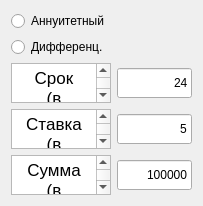
   <widget class="QWidget" name="gridLayoutWidget_3">
    <property name="geometry">
     <rect>
      <x>10</x>
      <y>530</y>
      <width>195</width>
      <height>191</height>
     </rect>
    </property>
    <layout class="QGridLayout" name="gridLayout_3">
     <item row="4" column="0">
      <widget class="QTextBrowser" name="textBrowser_8">
       <property name="sizePolicy">
        <sizepolicy hsizetype="Minimum" vsizetype="Minimum">
         <horstretch>0</horstretch>
         <verstretch>0</verstretch>
        </sizepolicy>
       </property>
       <property name="minimumSize">
        <size>
         <width>100</width>
         <height>40</height>
        </size>
       </property>
       <property name="maximumSize">
        <size>
         <width>100</width>
         <height>40</height>
        </size>
       </property>
       <property name="layoutDirection">
        <enum>Qt::LeftToRight</enum>
       </property>
       <property name="html">
        <string>&lt;!DOCTYPE HTML PUBLIC &quot;-//W3C//DTD HTML 4.0//EN&quot; &quot;http://www.w3.org/TR/REC-html40/strict.dtd&quot;&gt;
&lt;html&gt;&lt;head&gt;&lt;meta name=&quot;qrichtext&quot; content=&quot;1&quot; /&gt;&lt;meta charset=&quot;utf-8&quot; /&gt;&lt;style type=&quot;text/css&quot;&gt;
p, li { white-space: pre-wrap; }
hr { height: 1px; border-width: 0; }
li.unchecked::marker { content: &quot;\2610&quot;; }
li.checked::marker { content: &quot;\2612&quot;; }
&lt;/style&gt;&lt;/head&gt;&lt;body style=&quot; font-family:'.AppleSystemUIFont'; font-size:13pt; font-weight:400; font-style:normal;&quot;&gt;
&lt;p align=&quot;center&quot; style=&quot; margin-top:0px; margin-bottom:0px; margin-left:0px; margin-right:0px; -qt-block-indent:0; text-indent:0px;&quot;&gt;Сумма&lt;/p&gt;
&lt;p align=&quot;center&quot; style=&quot; margin-top:0px; margin-bottom:0px; margin-left:0px; margin-right:0px; -qt-block-indent:0; text-indent:0px;&quot;&gt;(в рублях)&lt;/p&gt;&lt;/body&gt;&lt;/html&gt;</string>
       </property>
      </widget>
     </item>
     <item row="3" column="0">
      <widget class="QTextBrowser" name="textBrowser_5">
       <property name="sizePolicy">
        <sizepolicy hsizetype="Minimum" vsizetype="Minimum">
         <horstretch>0</horstretch>
         <verstretch>0</verstretch>
        </sizepolicy>
       </property>
       <property name="minimumSize">
        <size>
         <width>100</width>
         <height>40</height>
        </size>
       </property>
       <property name="maximumSize">
        <size>
         <width>100</width>
         <height>40</height>
        </size>
       </property>
       <property name="layoutDirection">
        <enum>Qt::LeftToRight</enum>
       </property>
       <property name="html">
        <string>&lt;!DOCTYPE HTML PUBLIC &quot;-//W3C//DTD HTML 4.0//EN&quot; &quot;http://www.w3.org/TR/REC-html40/strict.dtd&quot;&gt;
&lt;html&gt;&lt;head&gt;&lt;meta name=&quot;qrichtext&quot; content=&quot;1&quot; /&gt;&lt;meta charset=&quot;utf-8&quot; /&gt;&lt;style type=&quot;text/css&quot;&gt;
p, li { white-space: pre-wrap; }
hr { height: 1px; border-width: 0; }
li.unchecked::marker { content: &quot;\2610&quot;; }
li.checked::marker { content: &quot;\2612&quot;; }
&lt;/style&gt;&lt;/head&gt;&lt;body style=&quot; font-family:'.AppleSystemUIFont'; font-size:13pt; font-weight:400; font-style:normal;&quot;&gt;
&lt;p align=&quot;center&quot; style=&quot; margin-top:0px; margin-bottom:0px; margin-left:0px; margin-right:0px; -qt-block-indent:0; text-indent:0px;&quot;&gt;Ставка&lt;br /&gt;(в процетах)&lt;/p&gt;&lt;/body&gt;&lt;/html&gt;</string>
       </property>
      </widget>
     </item>
     <item row="1" column="0">
      <widget class="QRadioButton" name="radio_diff">
       <property name="text">
        <string>Дифференц.</string>
       </property>
      </widget>
     </item>
     <item row="2" column="0">
      <widget class="QTextBrowser" name="textBrowser_4">
       <property name="sizePolicy">
        <sizepolicy hsizetype="Minimum" vsizetype="Minimum">
         <horstretch>0</horstretch>
         <verstretch>0</verstretch>
        </sizepolicy>
       </property>
       <property name="minimumSize">
        <size>
         <width>100</width>
         <height>40</height>
        </size>
       </property>
       <property name="maximumSize">
        <size>
         <width>100</width>
         <height>40</height>
        </size>
       </property>
       <property name="layoutDirection">
        <enum>Qt::LeftToRight</enum>
       </property>
       <property name="html">
        <string>&lt;!DOCTYPE HTML PUBLIC &quot;-//W3C//DTD HTML 4.0//EN&quot; &quot;http://www.w3.org/TR/REC-html40/strict.dtd&quot;&gt;
&lt;html&gt;&lt;head&gt;&lt;meta name=&quot;qrichtext&quot; content=&quot;1&quot; /&gt;&lt;meta charset=&quot;utf-8&quot; /&gt;&lt;style type=&quot;text/css&quot;&gt;
p, li { white-space: pre-wrap; }
hr { height: 1px; border-width: 0; }
li.unchecked::marker { content: &quot;\2610&quot;; }
li.checked::marker { content: &quot;\2612&quot;; }
&lt;/style&gt;&lt;/head&gt;&lt;body style=&quot; font-family:'.AppleSystemUIFont'; font-size:13pt; font-weight:400; font-style:normal;&quot;&gt;
&lt;p align=&quot;center&quot; style=&quot; margin-top:0px; margin-bottom:0px; margin-left:0px; margin-right:0px; -qt-block-indent:0; text-indent:0px;&quot;&gt;Срок&lt;br /&gt;(в месяцах)&lt;/p&gt;&lt;/body&gt;&lt;/html&gt;</string>
       </property>
      </widget>
     </item>
     <item row="0" column="0">
      <widget class="QRadioButton" name="radio_annu">
       <property name="text">
        <string>Аннуитетный</string>
       </property>
      </widget>
     </item>
     <item row="4" column="1">
      <widget class="QLineEdit" name="sum">
       <property name="sizePolicy">
        <sizepolicy hsizetype="Minimum" vsizetype="Minimum">
         <horstretch>0</horstretch>
         <verstretch>0</verstretch>
        </sizepolicy>
       </property>
       <property name="minimumSize">
        <size>
         <width>75</width>
         <height>30</height>
        </size>
       </property>
       <property name="maximumSize">
        <size>
         <width>75</width>
         <height>30</height>
        </size>
       </property>
       <property name="text">
        <string>100000</string>
       </property>
       <property name="alignment">
        <set>Qt::AlignRight|Qt::AlignTrailing|Qt::AlignVCenter</set>
       </property>
      </widget>
     </item>
     <item row="3" column="1">
      <widget class="QLineEdit" name="rate">
       <property name="sizePolicy">
        <sizepolicy hsizetype="Minimum" vsizetype="Minimum">
         <horstretch>0</horstretch>
         <verstretch>0</verstretch>
        </sizepolicy>
       </property>
       <property name="minimumSize">
        <size>
         <width>75</width>
         <height>30</height>
        </size>
       </property>
       <property name="maximumSize">
        <size>
         <width>75</width>
         <height>30</height>
        </size>
       </property>
       <property name="text">
        <string>5</string>
       </property>
       <property name="alignment">
        <set>Qt::AlignRight|Qt::AlignTrailing|Qt::AlignVCenter</set>
       </property>
      </widget>
     </item>
     <item row="2" column="1">
      <widget class="QLineEdit" name="term">
       <property name="sizePolicy">
        <sizepolicy hsizetype="Minimum" vsizetype="Minimum">
         <horstretch>0</horstretch>
         <verstretch>0</verstretch>
        </sizepolicy>
       </property>
       <property name="minimumSize">
        <size>
         <width>75</width>
         <height>30</height>
        </size>
       </property>
       <property name="maximumSize">
        <size>
         <width>75</width>
         <height>30</height>
        </size>
       </property>
       <property name="text">
        <string>24</string>
       </property>
       <property name="alignment">
        <set>Qt::AlignRight|Qt::AlignTrailing|Qt::AlignVCenter</set>
       </property>
      </widget>
     </item>
    </layout>
   </widget>
